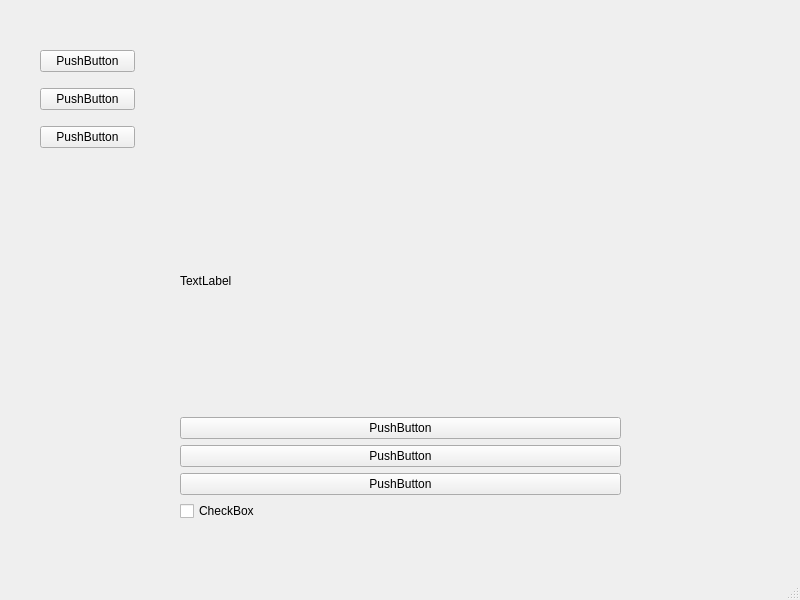
<?xml version="1.0" encoding="UTF-8"?>
<ui version="4.0">
 <class>MainWindow</class>
 <widget class="QMainWindow" name="MainWindow">
  <property name="geometry">
   <rect>
    <x>0</x>
    <y>0</y>
    <width>800</width>
    <height>600</height>
   </rect>
  </property>
  <property name="windowTitle">
   <string>MainWindow</string>
  </property>
  <widget class="QWidget" name="centralwidget">
   <widget class="QWidget" name="verticalLayoutWidget">
    <property name="geometry">
     <rect>
      <x>180</x>
      <y>150</y>
      <width>441</width>
      <height>371</height>
     </rect>
    </property>
    <layout class="QVBoxLayout" name="verticalLayout_2">
     <item>
      <widget class="QLabel" name="label">
       <property name="text">
        <string>TextLabel</string>
       </property>
      </widget>
     </item>
     <item>
      <widget class="QPushButton" name="pushButton_6">
       <property name="text">
        <string>PushButton</string>
       </property>
      </widget>
     </item>
     <item>
      <widget class="QPushButton" name="pushButton_5">
       <property name="text">
        <string>PushButton</string>
       </property>
      </widget>
     </item>
     <item>
      <widget class="QPushButton" name="pushButton_4">
       <property name="text">
        <string>PushButton</string>
       </property>
      </widget>
     </item>
     <item>
      <widget class="QCheckBox" name="checkBox">
       <property name="text">
        <string>CheckBox</string>
       </property>
      </widget>
     </item>
    </layout>
   </widget>
   <widget class="QWidget" name="">
    <property name="geometry">
     <rect>
      <x>40</x>
      <y>40</y>
      <width>95</width>
      <height>121</height>
     </rect>
    </property>
    <layout class="QVBoxLayout" name="verticalLayout">
     <item>
      <widget class="QPushButton" name="pushButton">
       <property name="text">
        <string>PushButton</string>
       </property>
      </widget>
     </item>
     <item>
      <widget class="QPushButton" name="pushButton_2">
       <property name="text">
        <string>PushButton</string>
       </property>
      </widget>
     </item>
     <item>
      <widget class="QPushButton" name="pushButton_3">
       <property name="text">
        <string>PushButton</string>
       </property>
      </widget>
     </item>
    </layout>
   </widget>
  </widget>
  <widget class="QMenuBar" name="menubar">
   <property name="geometry">
    <rect>
     <x>0</x>
     <y>0</y>
     <width>800</width>
     <height>26</height>
    </rect>
   </property>
  </widget>
  <widget class="QStatusBar" name="statusbar"/>
 </widget>
 <resources/>
 <connections/>
</ui>
